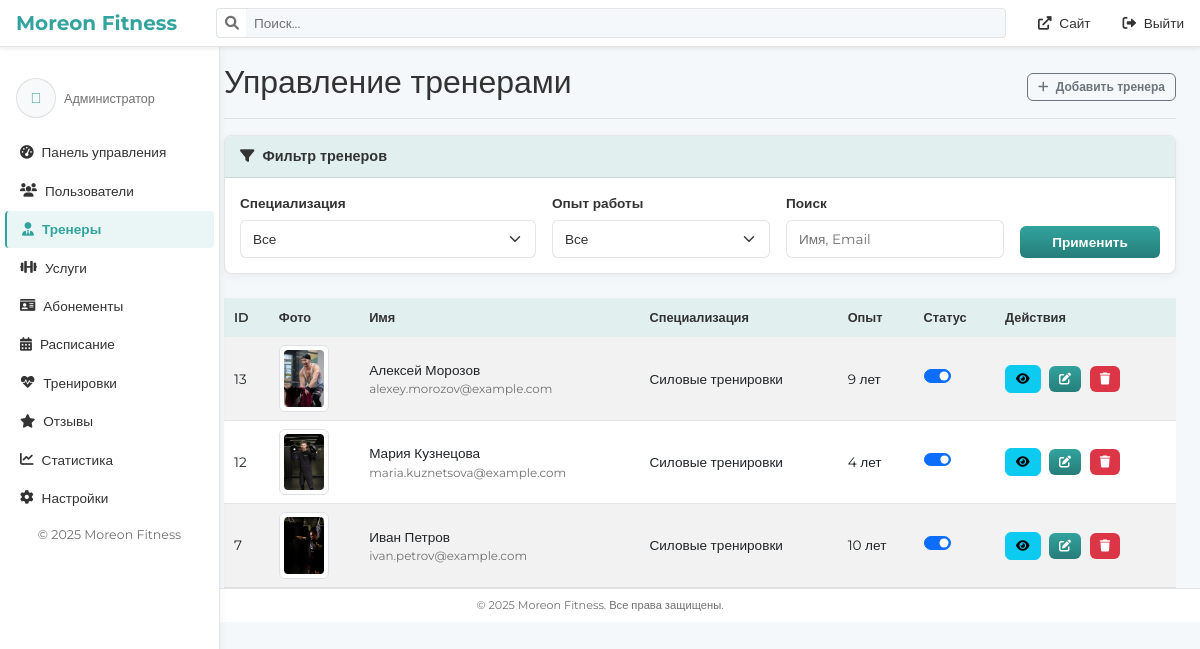
The app's page /admin/trainers.php?specialization_id=1 (signed in) with its own data.
### tables this page shows
CREATE TABLE `trainers` (
  `id` int NOT NULL,
  `user_id` int DEFAULT NULL,
  `experience_years` int DEFAULT NULL,
  `bio` text,
  `photo_url` varchar(255) DEFAULT NULL,
  `achievements` text,
  `is_active` tinyint(1) DEFAULT '1',
  `created_at` timestamp NULL DEFAULT CURRENT_TIMESTAMP,
  `updated_at` timestamp NULL DEFAULT CURRENT_TIMESTAMP ON UPDATE CURRENT_TIMESTAMP
);

CREATE TABLE `users` (
  `id` int NOT NULL,
  `email` varchar(255) NOT NULL,
  `password_hash` varchar(255) NOT NULL,
  `role` enum('admin','manager','trainer','user') NOT NULL DEFAULT 'user',
  `first_name` varchar(100) NOT NULL,
  `last_name` varchar(100) NOT NULL,
  `phone` varchar(20) DEFAULT NULL,
  `birthdate` date DEFAULT NULL,
  `gender` enum('male','female') DEFAULT NULL,
  `avatar_url` varchar(255) DEFAULT NULL,
  `height` int DEFAULT NULL,
  `weight` float DEFAULT NULL,
  `is_active` tinyint(1) DEFAULT '1',
  `last_login` timestamp NULL DEFAULT NULL,
  `created_at` timestamp NULL DEFAULT CURRENT_TIMESTAMP,
  `updated_at` timestamp NULL DEFAULT CURRENT_TIMESTAMP ON UPDATE CURRENT_TIMESTAMP
);

### admin/trainers.php (the view, shortened to what this page needs)
<?php
require_once('includes/auth_check.php');
$page = isset($_GET['page']) ? (int)$_GET['page'] : 1;
$perPage = 10;
$offset = ($page - 1) * $perPage;
$whereConditions = [];
$params = [];
if (!empty($_GET['specialization_id']) && is_numeric($_GET['specialization_id'])) {
    $whereConditions[] = "EXISTS (SELECT 1 FROM trainer_specializations tsp WHERE tsp.trainer_id = t.id AND tsp.specialization_id = :specialization_id)";
    $params[':specialization_id'] = $_GET['specialization_id'];
}
$whereClause = '';
if (!empty($whereConditions)) {
    $whereClause = "WHERE " . implode(" AND ", $whereConditions);
}
$trainersSql = "
    SELECT t.*, u.first_name, u.last_name, u.email,
           (SELECT s.name FROM specializations s
            JOIN trainer_specializations ts ON s.id = ts.specialization_id
            WHERE ts.trainer_id = t.id LIMIT 1) as specialization_name
    FROM trainers t
    LEFT JOIN users u ON t.user_id = u.id
    LEFT JOIN trainer_specializations ts ON t.id = ts.trainer_id
    $whereClause
    GROUP BY t.id, u.first_name, u.last_name, u.email
    ORDER BY t.id DESC
    LIMIT :offset, :perPage
";
$trainersStmt = $pdo->prepare($trainersSql);
foreach ($params as $key => $value) {
    $trainersStmt->bindValue($key, $value);
}
$trainersStmt->bindParam(':offset', $offset, PDO::PARAM_INT);
$trainersStmt->bindParam(':perPage', $perPage, PDO::PARAM_INT);
$trainersStmt->execute();
$trainers = $trainersStmt->fetchAll();
include 'includes/header.php';
?>
<div class="container-fluid">
    <div class="row">
        <?php include 'includes/sidebar.php'; ?>
        <main class="col-md-9 ms-sm-auto col-lg-10 px-md-4">
            <div class="d-flex justify-content-between flex-wrap flex-md-nowrap align-items-center pt-3 pb-2 mb-3 border-bottom">
                <h1 class="h2">Управление тренерами</h1>
                <div class="btn-toolbar mb-2 mb-md-0">
                    <button type="button" class="btn btn-sm btn-outline-secondary" data-bs-toggle="modal" data-bs-target="#addTrainerModal">
                        <i class="fas fa-plus me-1"></i> Добавить тренера
                    </button>
                </div>
            </div>
            <div class="card mb-4">
                <div class="card-header">
                    <i class="fas fa-filter me-1"></i>
                    Фильтр тренеров
                </div>
                <div class="card-body">
                    <form action="" method="get" class="row g-3">
                        <div class="col-md-4">
                            <label for="filter-specialization" class="form-label">Специализация</label>
                            <select id="filter-specialization" name="specialization_id" class="form-select">
                                <option value="">Все</option>
                            </select>
                        </div>
                        <div class="col-md-3">
                            <label for="filter-experience" class="form-label">Опыт работы</label>
                            <select id="filter-experience" name="experience" class="form-select">
                                <option value="">Все</option>
                            </select>
                        </div>
                        <div class="col-md-3">
                            <label for="filter-search" class="form-label">Поиск</label>
                            <input type="text" class="form-control" id="filter-search" name="search" placeholder="Имя, Email">
                        </div>
                        <div class="col-md-2 d-flex align-items-end">
                            <button type="submit" class="btn btn-primary w-100">Применить</button>
                        </div>
                    </form>
                </div>
            </div>
            <div class="table-responsive">
                <table class="table table-striped table-hover">
                    <thead>
                        <tr>
                            <th>ID</th>
                            <th>Фото</th>
                            <th>Имя</th>
                            <th>Специализация</th>
                            <th>Опыт</th>
                            <th>Статус</th>
                            <th>Действия</th>
                        </tr>
                    </thead>
                    <tbody>
                        <?php foreach ($trainers as $trainer): ?>
                        <tr>
                            <td><?= htmlspecialchars($trainer['id']) ?></td>
                            <td>
                                <?php if (!empty($trainer['photo_url'])): ?>
                                    <img src="../<?= htmlspecialchars($trainer['photo_url']) ?>" alt="Фото тренера" class="img-thumbnail" width="50">
                                <?php else: ?>
                                    <img src="../assets/img/trainers/default.jpg" alt="Фото по умолчанию" class="img-thumbnail" width="50">
                                <?php endif; ?>
                            </td>
                            <td>
                                <?= htmlspecialchars(($trainer['first_name'] ?? '') . ' ' . ($trainer['last_name'] ?? '')) ?>
                                <div class="small text-muted"><?= htmlspecialchars($trainer['email'] ?? '') ?></div>
                            </td>
                            <td><?= htmlspecialchars($trainer['specialization_name'] ?? 'Не указана') ?></td>
                            <td><?= isset($trainer['experience_years']) ? htmlspecialchars($trainer['experience_years']) . ' лет' : '' ?></td>
                            <td>
                                <div class="form-check form-switch">
                                    <input class="form-check-input status-toggle" type="checkbox"
                                        data-trainer-id="<?= $trainer['id'] ?>"
                                        <?= $trainer['is_active'] ? 'checked' : '' ?>>
                                </div>
                            </td>
                            <td class="action-buttons">
                                <button type="button" class="btn btn-sm btn-info view-trainer" data-bs-toggle="modal" data-bs-target="#viewTrainerModal" data-trainer-id="<?= $trainer['id'] ?>">
                                    <i class="fas fa-eye"></i>
                                </button>
                                <button type="button" class="btn btn-sm btn-primary edit-trainer" data-bs-toggle="modal" data-bs-target="#editTrainerModal" data-trainer-id="<?= $trainer['id'] ?>">
                                    <i class="fas fa-edit"></i>
                                </button>
                                <button type="button" class="btn btn-sm btn-danger" data-bs-toggle="modal" data-bs-target="#deleteTrainerModal" data-trainer-id="<?= $trainer['id'] ?>">
                                    <i class="fas fa-trash"></i>
                                </button>
                            </td>
                        </tr>
                        <?php endforeach; ?>
                    </tbody>
                </table>
            </div>
        </main>
    </div>
</div>
<?php include 'includes/footer.php'; ?>

### style/admin.css (style rules this page uses)
:root { --sidebar-width: 220px; --primary-color: #f5f8fa; --secondary-color: #e1f0ee; --accent-color: #32a39e; --accent-gradient: linear-gradient(180deg, #32a39e 0%, #267d79 100%); --light-bg: #ffffff; --text-color: #333333; --text-muted: #717171; --border-color: rgba(0, 0, 0, 0.1); --card-bg: #ffffff; --hover-bg: rgba(0, 0, 0, 0.05); --active-bg: rgba(50, 163, 158, 0.1); }
body { font-family: "Montserrat", sans-serif; background-color: var(--primary-color); color: var(--text-color); font-size: 0.9rem; }
.text-muted { color: var(--text-muted) !important; }
h1, h2, h3, h4, h5, h6 { font-weight: 600; }
.card, .welcome-section, .admin-form, .admin-table { background: var(--card-bg); border-radius: 8px; border: 1px solid var(--border-color); box-shadow: 0 2px 8px rgba(0, 0, 0, 0.05); margin-bottom: 20px; overflow: hidden; }
.card-header { background-color: var(--secondary-color); border-bottom: 1px solid var(--border-color); color: var(--text-color); font-weight: 600; font-size: 0.9rem; padding: 10px 15px; }
.card-body { padding: 15px; }
.table { color: var(--text-color); margin-bottom: 0; font-size: 0.85rem; }
.table thead th { background-color: var(--secondary-color); color: var(--text-color); border-bottom: none; font-weight: 600; padding: 10px; font-size: 0.8rem; }
.table tbody td { border-color: var(--border-color); padding: 8px 10px; vertical-align: middle; }
.form-control, .form-select { background-color: var(--light-bg); border: 1px solid var(--border-color); color: var(--text-color); padding: 8px 12px; border-radius: 6px; font-size: 0.85rem; }
.form-control::placeholder { color: var(--text-muted); }
.form-label { color: var(--text-color); font-weight: 600; margin-bottom: 6px; font-size: 0.85rem; }
.btn { font-family: "Montserrat", sans-serif; border-radius: 6px; padding: 6px 14px; font-size: 0.85rem; font-weight: 600; transition: all 0.2s ease; }
.btn-primary { background: var(--accent-gradient); color: #ffffff; border: none; }
.btn-sm { padding: 4px 10px; font-size: 0.75rem; }
.btn-danger { background: #dc3545; color: #ffffff; border: none; }

### admin/trainers.php (style rules this page uses)
.action-buttons .btn { margin-right: 5px; }

### records on screen
trainers: id "13", photo_url (picture), user.last_name "Алексей Морозов", user.email "alexey.morozov@example.com", specialization_name "Силовые тренировки", experience_years "9", is_active "☑"
trainers: id "12", photo_url (picture), user.last_name "Мария Кузнецова", user.email "maria.kuznetsova@example.com", specialization_name "Силовые тренировки", experience_years "4", is_active "☑"
trainers: id "7", photo_url (picture), user.last_name "Иван Петров", user.email "ivan.petrov@example.com", specialization_name "Силовые тренировки", experience_years "10", is_active "☑"

### other values on screen
$roleLabels[$_SESSION['user_role']] "Администратор"
